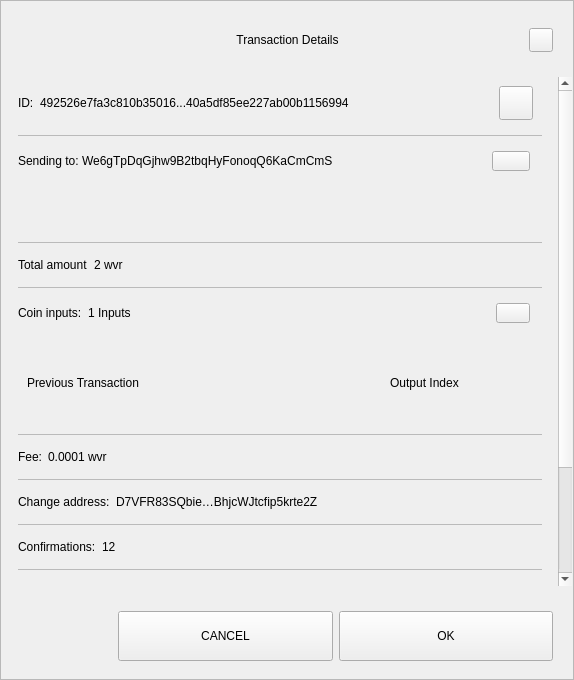
<?xml version="1.0" encoding="UTF-8"?>
<ui version="4.0">
 <class>TxDetailDialog</class>
 <widget class="QWidget" name="TxDetailDialog">
  <property name="geometry">
   <rect>
    <x>0</x>
    <y>0</y>
    <width>574</width>
    <height>680</height>
   </rect>
  </property>
  <property name="sizePolicy">
   <sizepolicy hsizetype="Preferred" vsizetype="Expanding">
    <horstretch>0</horstretch>
    <verstretch>0</verstretch>
   </sizepolicy>
  </property>
  <property name="minimumSize">
   <size>
    <width>574</width>
    <height>500</height>
   </size>
  </property>
  <property name="windowTitle">
   <string>Form</string>
  </property>
  <property name="styleSheet">
   <string notr="true"/>
  </property>
  <layout class="QVBoxLayout" name="verticalLayout_3">
   <property name="spacing">
    <number>0</number>
   </property>
   <property name="leftMargin">
    <number>0</number>
   </property>
   <property name="topMargin">
    <number>0</number>
   </property>
   <property name="rightMargin">
    <number>0</number>
   </property>
   <property name="bottomMargin">
    <number>0</number>
   </property>
   <item>
    <widget class="QFrame" name="frame">
     <property name="sizePolicy">
      <sizepolicy hsizetype="Preferred" vsizetype="Expanding">
       <horstretch>0</horstretch>
       <verstretch>0</verstretch>
      </sizepolicy>
     </property>
     <property name="styleSheet">
      <string notr="true"/>
     </property>
     <property name="frameShape">
      <enum>QFrame::StyledPanel</enum>
     </property>
     <property name="frameShadow">
      <enum>QFrame::Raised</enum>
     </property>
     <layout class="QVBoxLayout" name="verticalLayout">
      <property name="leftMargin">
       <number>0</number>
      </property>
      <property name="rightMargin">
       <number>0</number>
      </property>
      <item>
       <layout class="QHBoxLayout" name="horizontalLayout_3">
        <property name="spacing">
         <number>0</number>
        </property>
        <property name="leftMargin">
         <number>20</number>
        </property>
        <property name="topMargin">
         <number>10</number>
        </property>
        <property name="rightMargin">
         <number>20</number>
        </property>
        <item>
         <spacer name="horizontalSpacer_1">
          <property name="orientation">
           <enum>Qt::Horizontal</enum>
          </property>
          <property name="sizeHint" stdset="0">
           <size>
            <width>40</width>
            <height>20</height>
           </size>
          </property>
         </spacer>
        </item>
        <item>
         <widget class="QLabel" name="labelTitle">
          <property name="minimumSize">
           <size>
            <width>0</width>
            <height>40</height>
           </size>
          </property>
          <property name="maximumSize">
           <size>
            <width>16777215</width>
            <height>40</height>
           </size>
          </property>
          <property name="styleSheet">
           <string notr="true">padding-left:24px;</string>
          </property>
          <property name="text">
           <string>Transaction Details</string>
          </property>
          <property name="alignment">
           <set>Qt::AlignCenter</set>
          </property>
          <property name="margin">
           <number>7</number>
          </property>
         </widget>
        </item>
        <item>
         <spacer name="horizontalSpacer_2">
          <property name="orientation">
           <enum>Qt::Horizontal</enum>
          </property>
          <property name="sizeHint" stdset="0">
           <size>
            <width>40</width>
            <height>20</height>
           </size>
          </property>
         </spacer>
        </item>
        <item>
         <widget class="QPushButton" name="btnEsc">
          <property name="minimumSize">
           <size>
            <width>24</width>
            <height>24</height>
           </size>
          </property>
          <property name="maximumSize">
           <size>
            <width>24</width>
            <height>24</height>
           </size>
          </property>
          <property name="focusPolicy">
           <enum>Qt::NoFocus</enum>
          </property>
          <property name="text">
           <string/>
          </property>
         </widget>
        </item>
       </layout>
      </item>
      <item>
       <spacer name="verticalSpacer">
        <property name="orientation">
         <enum>Qt::Vertical</enum>
        </property>
        <property name="sizeType">
         <enum>QSizePolicy::Fixed</enum>
        </property>
        <property name="sizeHint" stdset="0">
         <size>
          <width>20</width>
          <height>10</height>
         </size>
        </property>
       </spacer>
      </item>
      <item>
       <widget class="QWidget" name="layoutScroll" native="true">
        <property name="minimumSize">
         <size>
          <width>0</width>
          <height>0</height>
         </size>
        </property>
        <layout class="QVBoxLayout" name="verticalLayout_4">
         <property name="leftMargin">
          <number>0</number>
         </property>
         <property name="topMargin">
          <number>0</number>
         </property>
         <property name="rightMargin">
          <number>0</number>
         </property>
         <item>
          <widget class="QScrollArea" name="scrollArea">
           <property name="styleSheet">
            <string notr="true">#scrollArea {
background:transparent;
}</string>
           </property>
           <property name="horizontalScrollBarPolicy">
            <enum>Qt::ScrollBarAlwaysOff</enum>
           </property>
           <property name="sizeAdjustPolicy">
            <enum>QAbstractScrollArea::AdjustIgnored</enum>
           </property>
           <property name="widgetResizable">
            <bool>true</bool>
           </property>
           <property name="alignment">
            <set>Qt::AlignLeading|Qt::AlignLeft|Qt::AlignTop</set>
           </property>
           <widget class="QWidget" name="scrollAreaWidgetContents">
            <property name="geometry">
             <rect>
              <x>0</x>
              <y>0</y>
              <width>556</width>
              <height>672</height>
             </rect>
            </property>
            <property name="autoFillBackground">
             <bool>false</bool>
            </property>
            <property name="styleSheet">
             <string notr="true">#scrollAreaWidgetContents {
background:transparent;
}</string>
            </property>
            <layout class="QVBoxLayout" name="verticalLayout_7">
             <property name="spacing">
              <number>0</number>
             </property>
             <property name="sizeConstraint">
              <enum>QLayout::SetDefaultConstraint</enum>
             </property>
             <property name="leftMargin">
              <number>0</number>
             </property>
             <property name="topMargin">
              <number>0</number>
             </property>
             <property name="rightMargin">
              <number>0</number>
             </property>
             <property name="bottomMargin">
              <number>0</number>
             </property>
             <item>
              <widget class="QWidget" name="content" native="true">
               <layout class="QVBoxLayout" name="verticalLayout_2">
                <property name="leftMargin">
                 <number>16</number>
                </property>
                <property name="topMargin">
                 <number>0</number>
                </property>
                <property name="rightMargin">
                 <number>16</number>
                </property>
                <item>
                 <widget class="QWidget" name="contentID" native="true">
                  <layout class="QHBoxLayout" name="horizontalLayout_12" stretch="0,1,0">
                   <property name="leftMargin">
                    <number>0</number>
                   </property>
                   <item>
                    <widget class="QLabel" name="labelId">
                     <property name="maximumSize">
                      <size>
                       <width>16777215</width>
                       <height>16777215</height>
                      </size>
                     </property>
                     <property name="text">
                      <string>ID:</string>
                     </property>
                    </widget>
                   </item>
                   <item>
                    <widget class="QLabel" name="textId">
                     <property name="text">
                      <string>492526e7fa3c810b35016...40a5df85ee227ab00b1156994</string>
                     </property>
                    </widget>
                   </item>
                   <item>
                    <widget class="QPushButton" name="pushCopy">
                     <property name="minimumSize">
                      <size>
                       <width>34</width>
                       <height>34</height>
                      </size>
                     </property>
                     <property name="maximumSize">
                      <size>
                       <width>34</width>
                       <height>34</height>
                      </size>
                     </property>
                     <property name="focusPolicy">
                      <enum>Qt::NoFocus</enum>
                     </property>
                     <property name="text">
                      <string/>
                     </property>
                     <property name="iconSize">
                      <size>
                       <width>24</width>
                       <height>24</height>
                      </size>
                     </property>
                    </widget>
                   </item>
                  </layout>
                 </widget>
                </item>
                <item>
                 <widget class="QLabel" name="labelDivider9">
                  <property name="maximumSize">
                   <size>
                    <width>16777215</width>
                    <height>1</height>
                   </size>
                  </property>
                  <property name="styleSheet">
                   <string notr="true">background-color:#bababa;</string>
                  </property>
                  <property name="text">
                   <string/>
                  </property>
                 </widget>
                </item>
                <item>
                 <widget class="QWidget" name="contentOutputs" native="true">
                  <layout class="QHBoxLayout" name="horizontalLayout_11" stretch="0,3,0">
                   <property name="spacing">
                    <number>0</number>
                   </property>
                   <property name="leftMargin">
                    <number>0</number>
                   </property>
                   <property name="rightMargin">
                    <number>12</number>
                   </property>
                   <item>
                    <widget class="QLabel" name="labelSend">
                     <property name="maximumSize">
                      <size>
                       <width>16777215</width>
                       <height>16777215</height>
                      </size>
                     </property>
                     <property name="text">
                      <string>Sending to: </string>
                     </property>
                    </widget>
                   </item>
                   <item>
                    <widget class="QLabel" name="textSend">
                     <property name="text">
                      <string>We6gTpDqGjhw9B2tbqHyFonoqQ6KaCmCmS </string>
                     </property>
                    </widget>
                   </item>
                   <item>
                    <widget class="QPushButton" name="pushOutputs">
                     <property name="minimumSize">
                      <size>
                       <width>34</width>
                       <height>20</height>
                      </size>
                     </property>
                     <property name="maximumSize">
                      <size>
                       <width>38</width>
                       <height>20</height>
                      </size>
                     </property>
                     <property name="focusPolicy">
                      <enum>Qt::NoFocus</enum>
                     </property>
                     <property name="styleSheet">
                      <string notr="true"/>
                     </property>
                     <property name="text">
                      <string/>
                     </property>
                    </widget>
                   </item>
                  </layout>
                 </widget>
                </item>
                <item>
                 <widget class="QScrollArea" name="outputsScrollArea">
                  <property name="minimumSize">
                   <size>
                    <width>0</width>
                    <height>50</height>
                   </size>
                  </property>
                  <property name="styleSheet">
                   <string notr="true">#outputsScrollArea {
background:transparent;
}</string>
                  </property>
                  <property name="widgetResizable">
                   <bool>true</bool>
                  </property>
                  <widget class="QWidget" name="container_outputs_base">
                   <property name="geometry">
                    <rect>
                     <x>0</x>
                     <y>0</y>
                     <width>522</width>
                     <height>48</height>
                    </rect>
                   </property>
                   <property name="styleSheet">
                    <string notr="true">#container_outputs_base {
background:transparent;
}</string>
                   </property>
                  </widget>
                 </widget>
                </item>
                <item>
                 <widget class="QLabel" name="labelDivider8">
                  <property name="maximumSize">
                   <size>
                    <width>16777215</width>
                    <height>1</height>
                   </size>
                  </property>
                  <property name="styleSheet">
                   <string notr="true">background-color:#bababa;</string>
                  </property>
                  <property name="text">
                   <string/>
                  </property>
                 </widget>
                </item>
                <item>
                 <widget class="QWidget" name="contentAmount" native="true">
                  <layout class="QHBoxLayout" name="horizontalLayout_4" stretch="0,1">
                   <property name="leftMargin">
                    <number>0</number>
                   </property>
                   <item>
                    <widget class="QLabel" name="labelAmount">
                     <property name="maximumSize">
                      <size>
                       <width>16777215</width>
                       <height>16777215</height>
                      </size>
                     </property>
                     <property name="text">
                      <string>Total amount</string>
                     </property>
                    </widget>
                   </item>
                   <item>
                    <widget class="QLabel" name="textAmount">
                     <property name="text">
                      <string>2 wvr</string>
                     </property>
                    </widget>
                   </item>
                  </layout>
                 </widget>
                </item>
                <item>
                 <widget class="QLabel" name="labelDivider6">
                  <property name="maximumSize">
                   <size>
                    <width>16777215</width>
                    <height>1</height>
                   </size>
                  </property>
                  <property name="styleSheet">
                   <string notr="true">background-color:#bababa;</string>
                  </property>
                  <property name="text">
                   <string/>
                  </property>
                 </widget>
                </item>
                <item>
                 <widget class="QWidget" name="contentInputs" native="true">
                  <layout class="QHBoxLayout" name="horizontalLayout" stretch="0,2,0">
                   <property name="leftMargin">
                    <number>0</number>
                   </property>
                   <property name="rightMargin">
                    <number>12</number>
                   </property>
                   <item>
                    <widget class="QLabel" name="labelInputs">
                     <property name="sizePolicy">
                      <sizepolicy hsizetype="Minimum" vsizetype="Preferred">
                       <horstretch>0</horstretch>
                       <verstretch>0</verstretch>
                      </sizepolicy>
                     </property>
                     <property name="maximumSize">
                      <size>
                       <width>16777215</width>
                       <height>16777215</height>
                      </size>
                     </property>
                     <property name="text">
                      <string>Coin inputs:</string>
                     </property>
                    </widget>
                   </item>
                   <item>
                    <widget class="QLabel" name="textInputs">
                     <property name="text">
                      <string>1 Inputs</string>
                     </property>
                    </widget>
                   </item>
                   <item>
                    <widget class="QPushButton" name="pushInputs">
                     <property name="maximumSize">
                      <size>
                       <width>34</width>
                       <height>20</height>
                      </size>
                     </property>
                     <property name="focusPolicy">
                      <enum>Qt::NoFocus</enum>
                     </property>
                     <property name="styleSheet">
                      <string notr="true"/>
                     </property>
                     <property name="text">
                      <string/>
                     </property>
                    </widget>
                   </item>
                  </layout>
                 </widget>
                </item>
                <item>
                 <widget class="QFrame" name="gridInputs">
                  <property name="sizePolicy">
                   <sizepolicy hsizetype="Preferred" vsizetype="MinimumExpanding">
                    <horstretch>0</horstretch>
                    <verstretch>0</verstretch>
                   </sizepolicy>
                  </property>
                  <property name="minimumSize">
                   <size>
                    <width>0</width>
                    <height>90</height>
                   </size>
                  </property>
                  <layout class="QGridLayout" name="gridLayoutInput" columnstretch="5,2" rowminimumheight="0">
                   <property name="sizeConstraint">
                    <enum>QLayout::SetMaximumSize</enum>
                   </property>
                   <property name="verticalSpacing">
                    <number>0</number>
                   </property>
                   <item row="0" column="0" alignment="Qt::AlignLeft">
                    <widget class="QLabel" name="labelTitlePrevTx">
                     <property name="text">
                      <string>Previous Transaction</string>
                     </property>
                    </widget>
                   </item>
                   <item row="0" column="1" alignment="Qt::AlignLeft">
                    <widget class="QLabel" name="labelOutputIndex">
                     <property name="text">
                      <string>Output Index</string>
                     </property>
                     <property name="alignment">
                      <set>Qt::AlignCenter</set>
                     </property>
                    </widget>
                   </item>
                  </layout>
                 </widget>
                </item>
                <item>
                 <widget class="QLabel" name="labelDivider1">
                  <property name="maximumSize">
                   <size>
                    <width>16777215</width>
                    <height>1</height>
                   </size>
                  </property>
                  <property name="styleSheet">
                   <string notr="true">background-color:#bababa;</string>
                  </property>
                  <property name="text">
                   <string/>
                  </property>
                 </widget>
                </item>
                <item>
                 <widget class="QWidget" name="contentFee" native="true">
                  <layout class="QHBoxLayout" name="horizontalLayout_7" stretch="0,1">
                   <property name="leftMargin">
                    <number>0</number>
                   </property>
                   <item>
                    <widget class="QLabel" name="labelFee">
                     <property name="maximumSize">
                      <size>
                       <width>16777215</width>
                       <height>16777215</height>
                      </size>
                     </property>
                     <property name="text">
                      <string>Fee:</string>
                     </property>
                    </widget>
                   </item>
                   <item>
                    <widget class="QLabel" name="textFee">
                     <property name="text">
                      <string>0.0001 wvr</string>
                     </property>
                    </widget>
                   </item>
                  </layout>
                 </widget>
                </item>
                <item>
                 <widget class="QLabel" name="labelDivider2">
                  <property name="maximumSize">
                   <size>
                    <width>16777215</width>
                    <height>1</height>
                   </size>
                  </property>
                  <property name="styleSheet">
                   <string notr="true">background-color:#bababa;</string>
                  </property>
                  <property name="text">
                   <string/>
                  </property>
                 </widget>
                </item>
                <item>
                 <widget class="QWidget" name="contentChangeAddress" native="true">
                  <layout class="QHBoxLayout" name="horizontalLayout_6" stretch="0,1">
                   <property name="leftMargin">
                    <number>0</number>
                   </property>
                   <item>
                    <widget class="QLabel" name="labelChange">
                     <property name="maximumSize">
                      <size>
                       <width>16777215</width>
                       <height>16777215</height>
                      </size>
                     </property>
                     <property name="text">
                      <string>Change address:</string>
                     </property>
                    </widget>
                   </item>
                   <item>
                    <widget class="QLabel" name="textChange">
                     <property name="text">
                      <string>D7VFR83SQbie…BhjcWJtcfip5krte2Z </string>
                     </property>
                    </widget>
                   </item>
                  </layout>
                 </widget>
                </item>
                <item>
                 <widget class="QLabel" name="labelDivider4">
                  <property name="maximumSize">
                   <size>
                    <width>16777215</width>
                    <height>1</height>
                   </size>
                  </property>
                  <property name="styleSheet">
                   <string notr="true">background-color:#bababa;</string>
                  </property>
                  <property name="text">
                   <string/>
                  </property>
                 </widget>
                </item>
                <item>
                 <widget class="QWidget" name="contentConfirmations" native="true">
                  <layout class="QHBoxLayout" name="horizontalLayout_8" stretch="0,1">
                   <property name="leftMargin">
                    <number>0</number>
                   </property>
                   <item>
                    <widget class="QLabel" name="labelConfirmations">
                     <property name="maximumSize">
                      <size>
                       <width>16777215</width>
                       <height>16777215</height>
                      </size>
                     </property>
                     <property name="text">
                      <string>Confirmations:</string>
                     </property>
                    </widget>
                   </item>
                   <item>
                    <widget class="QLabel" name="textConfirmations">
                     <property name="text">
                      <string>12</string>
                     </property>
                    </widget>
                   </item>
                  </layout>
                 </widget>
                </item>
                <item>
                 <widget class="QLabel" name="labelDivider7">
                  <property name="maximumSize">
                   <size>
                    <width>16777215</width>
                    <height>1</height>
                   </size>
                  </property>
                  <property name="styleSheet">
                   <string notr="true">background-color:#bababa;</string>
                  </property>
                  <property name="text">
                   <string/>
                  </property>
                 </widget>
                </item>
                <item>
                 <widget class="QWidget" name="contentSize" native="true">
                  <layout class="QHBoxLayout" name="horizontalLayout_9" stretch="0,1">
                   <property name="leftMargin">
                    <number>0</number>
                   </property>
                   <item>
                    <widget class="QLabel" name="labelSize">
                     <property name="maximumSize">
                      <size>
                       <width>16777215</width>
                       <height>16777215</height>
                      </size>
                     </property>
                     <property name="text">
                      <string>Size:</string>
                     </property>
                    </widget>
                   </item>
                   <item>
                    <widget class="QLabel" name="textSize">
                     <property name="text">
                      <string>2 kB</string>
                     </property>
                    </widget>
                   </item>
                  </layout>
                 </widget>
                </item>
                <item>
                 <widget class="QLabel" name="labelDivider3">
                  <property name="maximumSize">
                   <size>
                    <width>16777215</width>
                    <height>1</height>
                   </size>
                  </property>
                  <property name="styleSheet">
                   <string notr="true">background-color:#bababa;</string>
                  </property>
                  <property name="text">
                   <string/>
                  </property>
                 </widget>
                </item>
                <item>
                 <widget class="QWidget" name="contentDate" native="true">
                  <layout class="QHBoxLayout" name="horizontalLayout_5" stretch="0,1">
                   <property name="leftMargin">
                    <number>0</number>
                   </property>
                   <item>
                    <widget class="QLabel" name="labelDate">
                     <property name="maximumSize">
                      <size>
                       <width>16777215</width>
                       <height>16777215</height>
                      </size>
                     </property>
                     <property name="text">
                      <string>Date:</string>
                     </property>
                    </widget>
                   </item>
                   <item>
                    <widget class="QLabel" name="textDate">
                     <property name="text">
                      <string>May 25, 2017</string>
                     </property>
                    </widget>
                   </item>
                  </layout>
                 </widget>
                </item>
                <item>
                 <widget class="QLabel" name="labelDivider5">
                  <property name="maximumSize">
                   <size>
                    <width>16777215</width>
                    <height>1</height>
                   </size>
                  </property>
                  <property name="styleSheet">
                   <string notr="true">background-color:#bababa;</string>
                  </property>
                  <property name="text">
                   <string/>
                  </property>
                 </widget>
                </item>
                <item>
                 <widget class="QWidget" name="contentStatus" native="true">
                  <layout class="QHBoxLayout" name="horizontalLayout_10" stretch="0,1">
                   <property name="leftMargin">
                    <number>0</number>
                   </property>
                   <item>
                    <widget class="QLabel" name="labelStatus">
                     <property name="maximumSize">
                      <size>
                       <width>16777215</width>
                       <height>16777215</height>
                      </size>
                     </property>
                     <property name="text">
                      <string>Status:</string>
                     </property>
                    </widget>
                   </item>
                   <item>
                    <widget class="QLabel" name="textStatus">
                     <property name="text">
                      <string>Spendable</string>
                     </property>
                    </widget>
                   </item>
                  </layout>
                 </widget>
                </item>
                <item>
                 <spacer name="verticalSpacer_2">
                  <property name="orientation">
                   <enum>Qt::Vertical</enum>
                  </property>
                  <property name="sizeType">
                   <enum>QSizePolicy::Expanding</enum>
                  </property>
                  <property name="sizeHint" stdset="0">
                   <size>
                    <width>20</width>
                    <height>10</height>
                   </size>
                  </property>
                 </spacer>
                </item>
                <item>
                 <widget class="QLabel" name="labelWarning">
                  <property name="text">
                   <string>TextLabel</string>
                  </property>
                  <property name="alignment">
                   <set>Qt::AlignCenter</set>
                  </property>
                 </widget>
                </item>
               </layout>
              </widget>
             </item>
            </layout>
           </widget>
          </widget>
         </item>
        </layout>
       </widget>
      </item>
      <item>
       <widget class="QWidget" name="containerButtons" native="true">
        <layout class="QHBoxLayout" name="horizontalLayout1" stretch="1,2,2">
         <property name="leftMargin">
          <number>10</number>
         </property>
         <property name="rightMargin">
          <number>20</number>
         </property>
         <item>
          <spacer name="horizontalSpacer_3">
           <property name="orientation">
            <enum>Qt::Horizontal</enum>
           </property>
           <property name="sizeHint" stdset="0">
            <size>
             <width>40</width>
             <height>20</height>
            </size>
           </property>
          </spacer>
         </item>
         <item>
          <widget class="QPushButton" name="btnCancel">
           <property name="minimumSize">
            <size>
             <width>200</width>
             <height>50</height>
            </size>
           </property>
           <property name="focusPolicy">
            <enum>Qt::NoFocus</enum>
           </property>
           <property name="text">
            <string>CANCEL</string>
           </property>
          </widget>
         </item>
         <item>
          <widget class="QPushButton" name="btnSave">
           <property name="minimumSize">
            <size>
             <width>200</width>
             <height>50</height>
            </size>
           </property>
           <property name="focusPolicy">
            <enum>Qt::NoFocus</enum>
           </property>
           <property name="text">
            <string>OK</string>
           </property>
          </widget>
         </item>
        </layout>
       </widget>
      </item>
     </layout>
    </widget>
   </item>
  </layout>
 </widget>
 <resources/>
 <connections/>
</ui>
